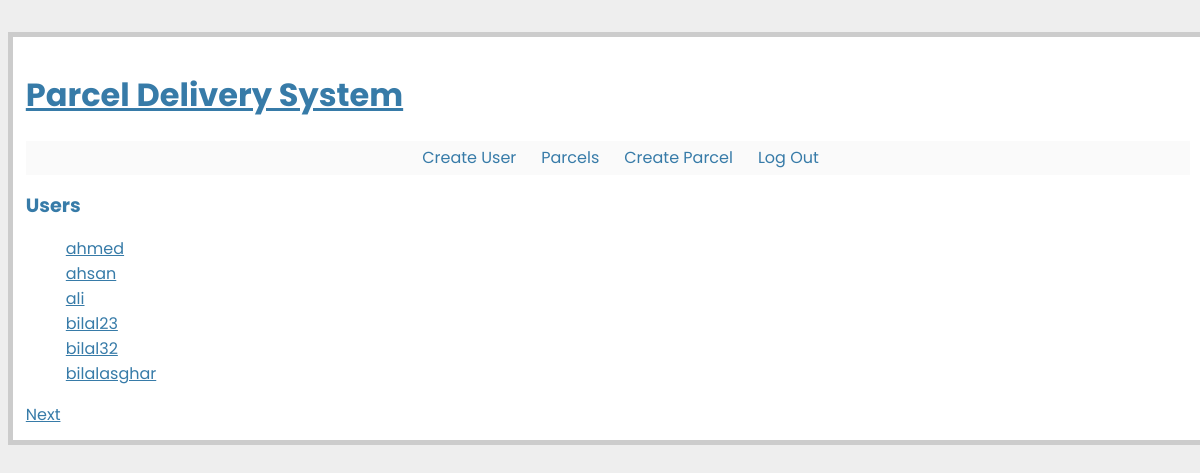
Page /users/ (signed in) on the committed database.
### app.py (models this page shows)
class BaseModel(Model):
    class Meta:
        database = database

class User(BaseModel):
    username = CharField(unique=True)
    password = CharField()
    email = CharField()
    join_date = DateTimeField()

### app.py (the view)
@app.route('/users/')
@login_required
def user_list():
    users = User.select().order_by(User.username)
    return object_list('user_list.html', users, 'user_list')

### app.py (called while the page is built)
def get_current_user():
    if session.get('logged_in'):
        return User.get(User.id == session['user_id'])

def login_required(f):
    @wraps(f)
    def inner(*args, **kwargs):
        if not session.get('logged_in'):
            return redirect(url_for('login'))
        return f(*args, **kwargs)
    return inner

def object_list(template_name, qr, var_name='object_list', **kwargs):
    kwargs.update(
        page=int(request.args.get('page', 1)),
        pages=qr.count() / 4 + 1)
    kwargs[var_name] = qr.paginate(kwargs['page'])
    return render_template(template_name, **kwargs)

@app.before_request
def before_request():
    g.db = database
    g.db.connect(reuse_if_open=True)

@app.after_request
def after_request(response):
    g.db.close()
    return response

@app.context_processor
def _inject_user():
    return {'current_user': get_current_user()}

### templates/user_list.html
{% extends "layout.html" %}
{% block body %}
  <h2>Users</h2>
  <ul>
    {% for user in user_list %}
      <li><a href="{{ url_for('user_detail', username=user.username) }}">{{ user.username }}</a></li>
    {% endfor %}
  </ul>
  {% include "includes/pagination.html" %}
{% endblock %}

### templates/layout.html (shortened to what this page needs)
<!doctype html>
<link rel=stylesheet type=text/css href="{{ url_for('static', filename='style.css') }}">
<div class=page>
  <h1><a href="{{ url_for('homepage') }}">Parcel Delivery System</a></h1>
  <div class=metanav>
  {% if not session.logged_in %}
    <a href="{{ url_for('login') }}">log in</a>
     <a href="{{ url_for('join') }}">Create user</a>
  {% else %}
    <a href="{{ url_for('join') }}">Create User</a>
    <a href="{{ url_for('parcels') }}">Parcels</a>
    <a href="{{ url_for('create') }}">Create Parcel</a>
    <a href="{{ url_for('logout') }}">Log Out</a>
  {% endif %}
  </div>
  {% block body %}{% endblock %}
</div>

### templates/includes/pagination.html (shortened to what this page needs)
{% if page < pages %}
  <a class="next" href="?page={{ page + 1 }}">Next</a>
{% endif %}

### static/style.css (style rules this page uses)
* { font-family: 'Poppins', sans-serif; box-sizing: border-box; }
a, h1, h2 { color: #377BA8; }
h2 { font-size: 1.2em; }
.page { margin: 2em auto; border: 5px solid #ccc; padding: 0.8em; background: white; }
.page ul { list-style-type: none; }
.page li { clear: both; }
.metanav { text-align: right; font-size: 1em; padding: 0.3em; display:flex; justify-content: center; margin-bottom: 1em; background: #fafafa; color:rgb(0, 89, 255); }
.metanav a { text-decoration:none; margin-left:25px; }

### rows in the picture
User: username "ahmed"
User: username "ahsan"
User: username "ali"
User: username "bilal23"
User: username "bilal32"
User: username "bilalasghar"
